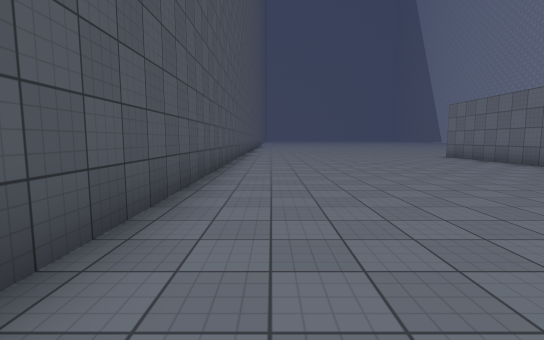
[1] (above)

22 first-person views from a walk through a Unity game level. The camera is 1.4 m above the floor, tilts 6° down and sees 85° across. The floor is counted in squares, 2 m on a side. Each view is taken from the middle of a square. On the plan, view 1 faces up. The plan holds only what a view shows up to about 10 squares ahead; the rest is blank. The place goes on beyond the plan. The player character is not drawn. Surface patterns are stand-ins for the level's own textures.

[2]
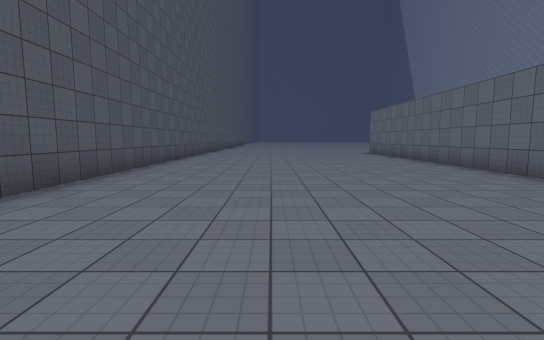

[3]
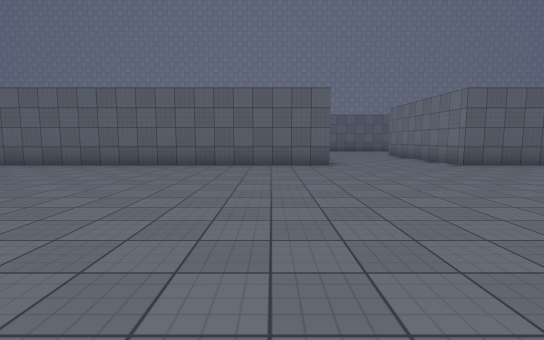

[4]
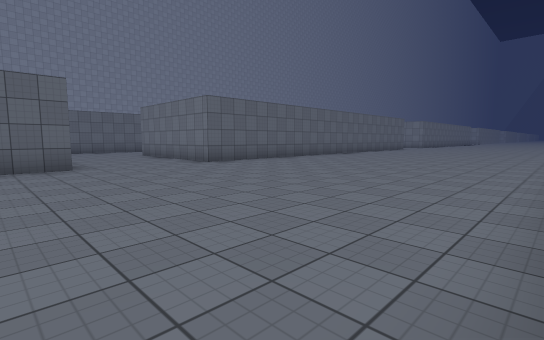

[5]
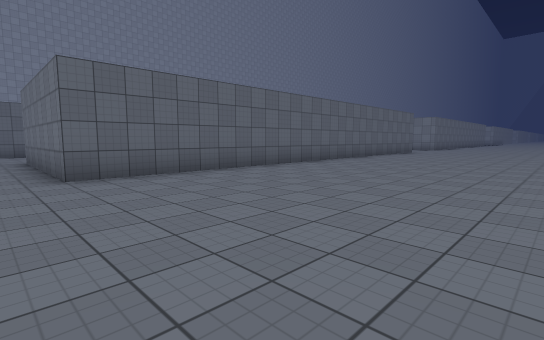

[6]
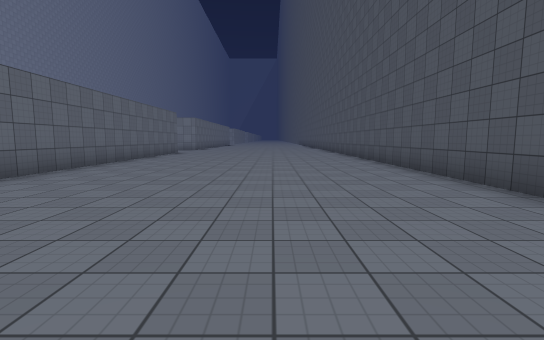

[7]
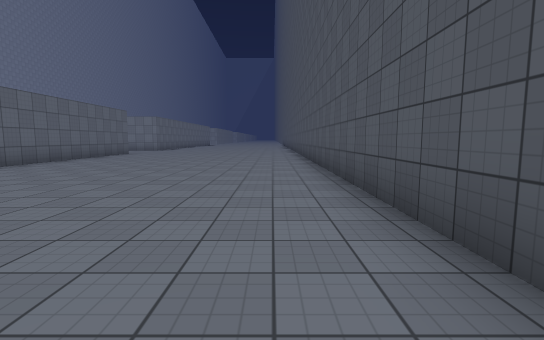

[8]
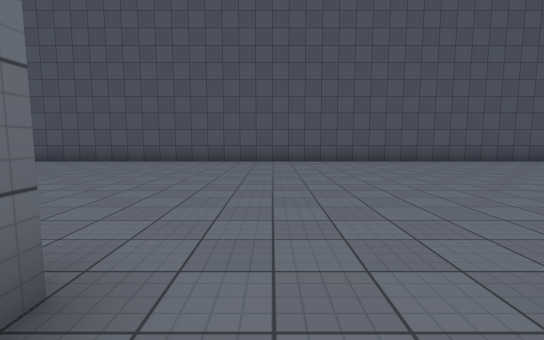

[9]
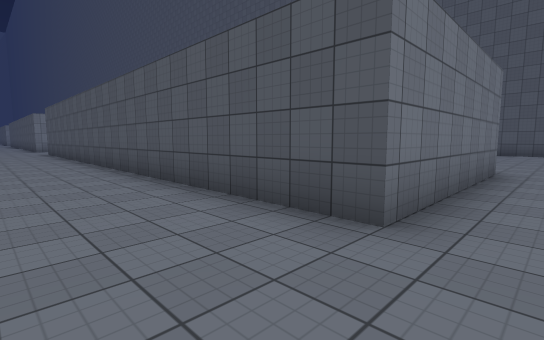

[10]
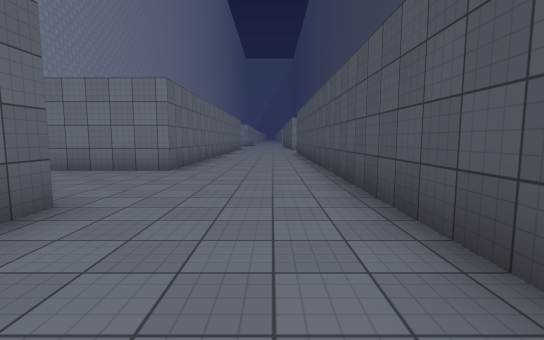

[11]
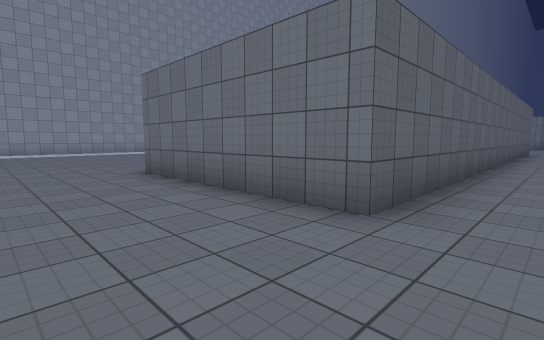

[12]
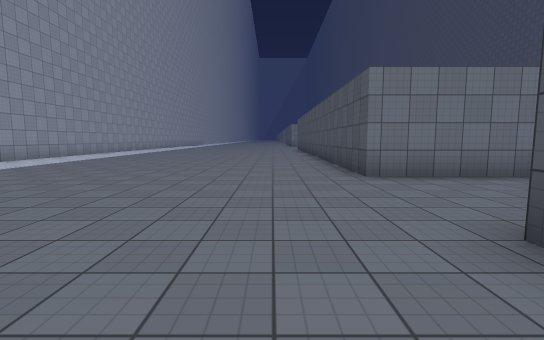

[13]
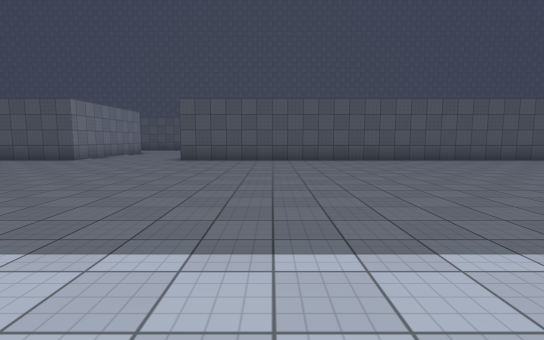

[14]
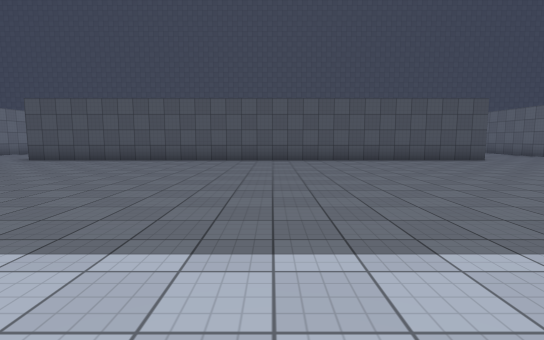

[15]
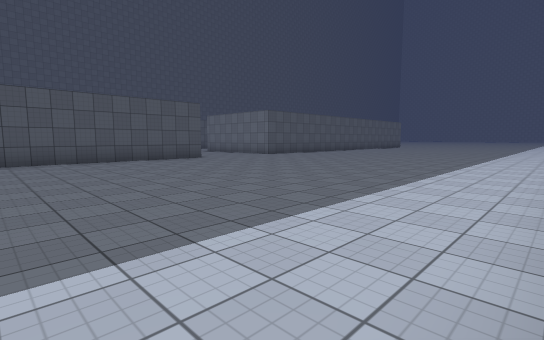

[16]
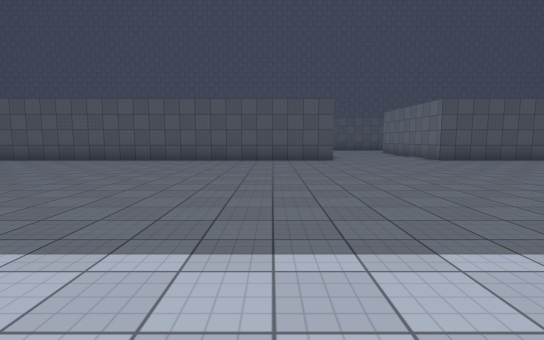

[17]
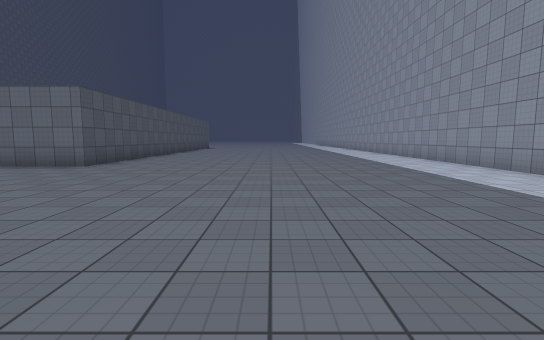

[18]
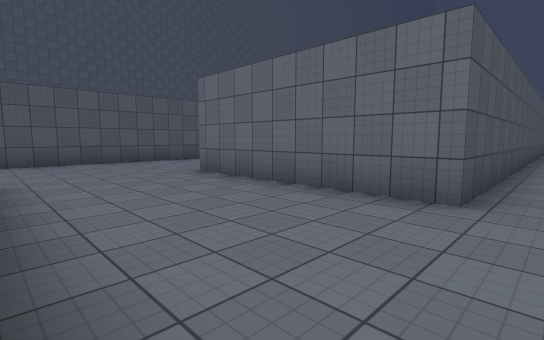

[19]
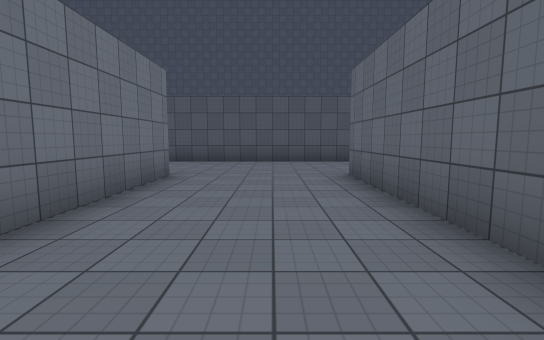

[20]
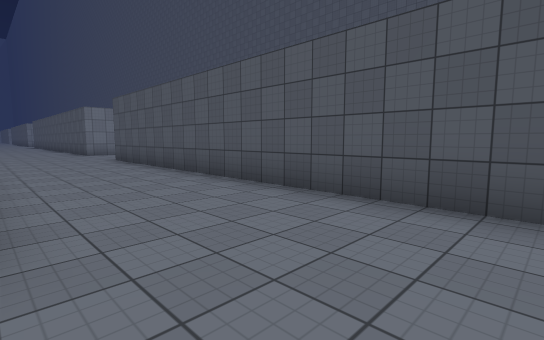

[21]
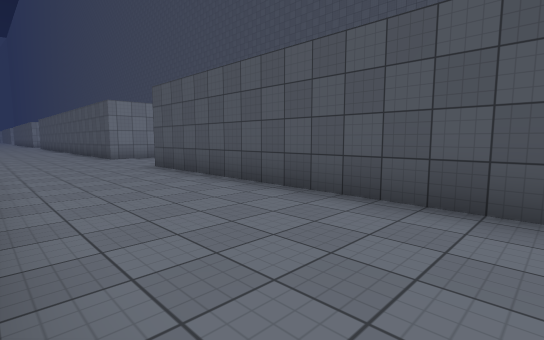

[22]
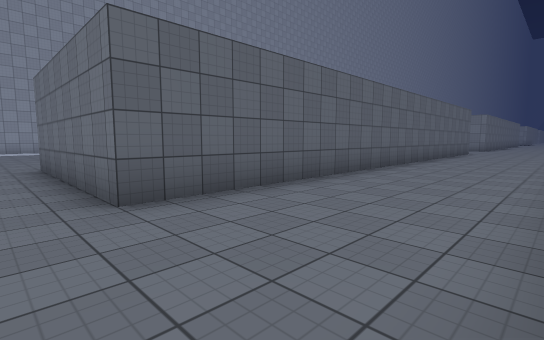

### Floor plan
Points are (right, up) in squares from view 1. A wall is a line through its corners. A room is listed if a view was taken in it or the views show most of it. See-through windows are left out.
Room 1 (views 1, 2, 3, 4, 5, 6, 7)
walls: (6.7, -3.6) (6.7, 10.1); (-1.3, 10) (-1.3, -18.1); (6.7, -18.1) (6.7, -7)
ways out: opening at (6, -5) to room 2
Room 2 (views 8, 9, 10, 11, 12, 13, 14, 15, 16, 17, 18, 19, 20, 21, 22)
walls: (15.2, -5) (15.2, 5) (20.3, 5) (20.3, -10); (15.2, -10) (15.2, -9.4); (30.3, 6.6) (30.3, 11.1); (20.3, 11.5) (20.3, 8.5) (15.2, 8.5); (6.7, -7) (11.7, -7) (11.7, -18); (11.7, 10) (11.7, -3.5); (15.2, -18.5) (15.2, -13.5) (20.3, -13.5) (20.3, -18.1); (30.3, -18.1) (30.3, -17)
ways out: opening at (6, -5) to room 1

Where each view was taken, in squares from view 1:
view 1: 0 up, 0 right, facing up
view 2: 3 down, 2 right, facing up
view 3: 2 down, 1 left, facing right
view 4: 2 down, 1 left, facing down-right
view 5: 6 down, 1 right, facing down-right
view 6: 7 down, 2 right, facing down
view 7: 8 down, 0 right, facing down
view 8: 6 down, 8 right, facing left
view 9: 6 down, 14 right, facing down-left
view 10: 7 down, 13 right, facing down
view 11: 11 down, 14 right, facing down-right
view 12: 8 down, 22 right, facing down
view 13: 7 down, 30 right, facing left
view 14: 2 down, 30 right, facing left
view 15: 1 down, 30 right, facing up-left
view 16: 3 up, 30 right, facing left
view 17: 1 up, 25 right, facing up
view 18: 5 up, 21 right, facing up-left
view 19: 7 up, 21 right, facing left
view 20: 7 up, 15 right, facing down-left
view 21: 4 up, 15 right, facing down-left
view 22: 6 up, 12 right, facing down-right
